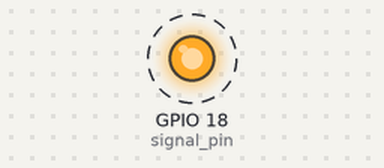
Recording of a program running on a simulated Raspberry Pi (BCM pin numbers). Shown: output pins drawn as LEDs (lit = HIGH). Dashed ring = blinking.

Above: at 0.05 s.
Timing chart, 0 to 3.0 s (numbered marks = the images above):
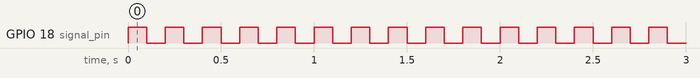

Measured:
- by itself, GPIO 18 (signal_pin): alternates HIGH for 0.10 s and LOW for 0.10 s

The program:

blink.py
```python
import RPi._GPIO as GPIO
import time

signal_pin = 18

# GPIO.setmode(GPIO.BOARD)    # 1 ~ 40
GPIO.setmode(GPIO.BCM)        # GPIO 18, GROUND
GPIO.setup(signal_pin, GPIO.OUT) # GPIO18핀에다가 출력을 설정

while (True):
    GPIO.output(signal_pin, True)   # GPIO18핀에 전압시그널 온
    time.sleep(0.1)       # 2초동안 불킴
    GPIO.output(signal_pin, False)  # GPIO18핀에 전압시그널 오프
    time.sleep(0.1)       # 1초동안 불끔
```
